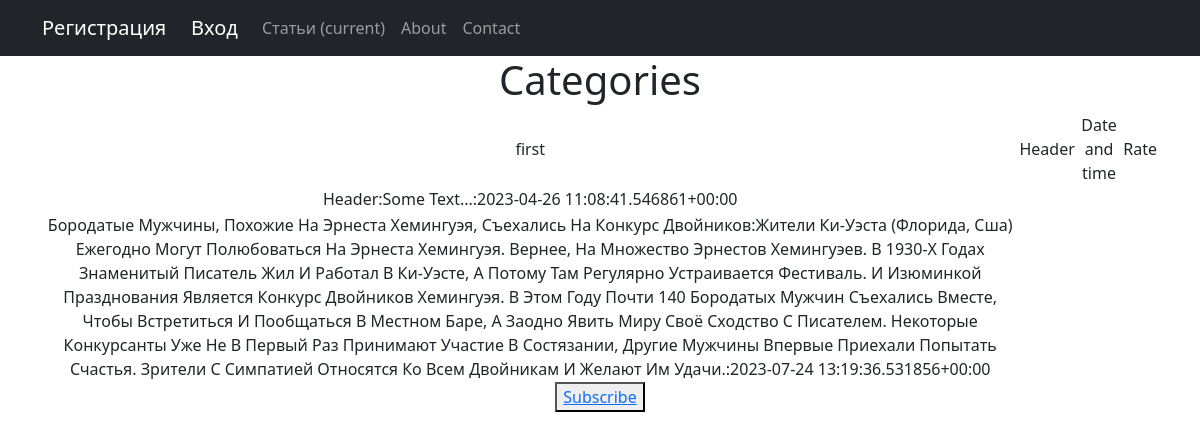
Page /category/1 on the earlier database version.
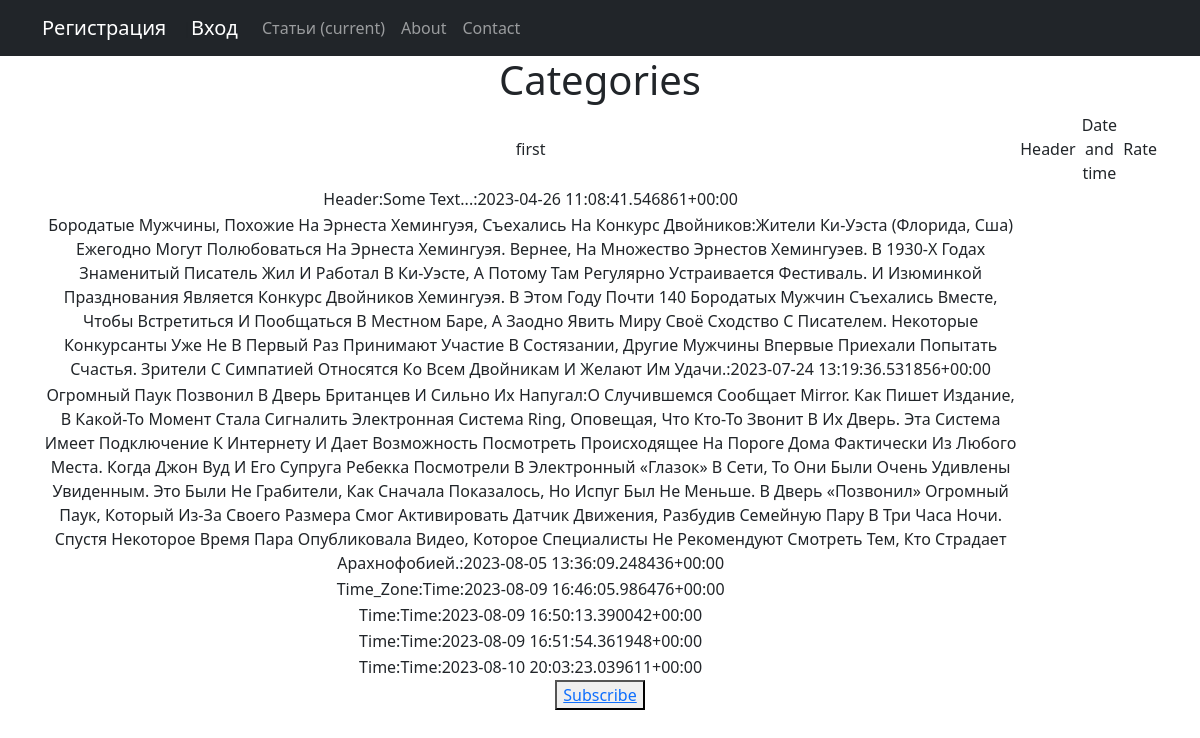
Same page on the later database version.
### news/models.py (models this page shows, shortened)
class Post(models.Model):
    article_or_news = models.CharField(max_length=2, choices=CHOICES)
    date_and_time = models.DateTimeField(default=timezone.now)
    header = models.CharField(max_length=255)
    text = models.TextField()
    rate_of_post = models.IntegerField(default=0)
    category = models.ManyToManyField(Category, through='PostCategory', related_name='get_posts')
    author = models.ForeignKey(Author, on_delete=models.CASCADE)
    def __str__(self):
        return f'{self.header.title()}:{self.text.title()}:{self.date_and_time}'

### news/views.py (the view)
# urls.py: path('category/<int:pk>', CategoryList.as_view(), name='category'),
class CategoryList(ListView):
    model = Post
    ordering = '-date_and_time'
    template_name = 'category.html'
    context_object_name = 'categories'
    def get_context_data(self, *, object_list=None, **kwargs):
        context = super().get_context_data(**kwargs)
        context['category'] = Category.objects.get(pk=self.kwargs['pk'])
        return context
    def get_queryset(self):
        return Post.objects.filter(category=self.kwargs['pk' ])

### news/models.py (called while the page is built)
    def __str__(self):
        return self.name_of_category

### templates/category.html (shortened to what this page needs)
{% extends 'flatpages/default.html' %}
{% load cache %}
{% load custom_filters %}
{% load bootstrap %}
{% load  custom_tags%}
{% block content %}
    <h1>Categories</h1>
    {% if categories %}
        <table>
            <tr>
                <td>{{category}}</td>
                <td>Header</td>
                <td>Date and time</td>
                <td>Rate</td>
            </tr>
            {% for pc in categories %}
                <tr>
                  <td>{{pc}}</td>
                </tr>
            {% endfor %}
        </table>
    <button type="submit"><a href="{% url 'submit' category.pk %}"> Subscribe</a></button>
    {% else %}
        <p>No news</p>
    {% endif %}
{% endblock content %}

Differences in the rows shown:
added Post: header+text+date_and_time "Огромный Паук Позвонил В Дверь Британцев И Сильно Их Напугал:О Случившемся Сообщает Mirror. Как Пишет Издание, В Какой-То Момент Стала Сигналить Электронная Система Ring, Оповещая, Что Кто-То Звонит В Их Дверь. Эта Система Имеет Подключение К Интернету И Дает Возможность Посмотреть Происходящее На Пороге Дома Фактически Из Любого Места. Когда Джон Вуд И Его Супруга Ребекка Посмотрели В Электронный «Глазок» В Сети, То Они Были Очень Удивлены Увиденным. Это Были Не Грабители, Как Сначала Показалось, Но Испуг Был Не Меньше. В Дверь «Позвонил» Огромный Паук, Который Из-За Своего Размера Смог Активировать Датчик Движения, Разбудив Семейную Пару В Три Часа Ночи. Спустя Некоторое Время Пара…"
added Post: header+text+date_and_time "Time_Zone:Time:2023-08-09 16:46:05.986476+00:00"
added Post: header+text+date_and_time "Time:Time:2023-08-09 16:50:13.390042+00:00"
added Post: header+text+date_and_time "Time:Time:2023-08-09 16:51:54.361948+00:00"
added Post: header+text+date_and_time "Time:Time:2023-08-10 20:03:23.039611+00:00"
